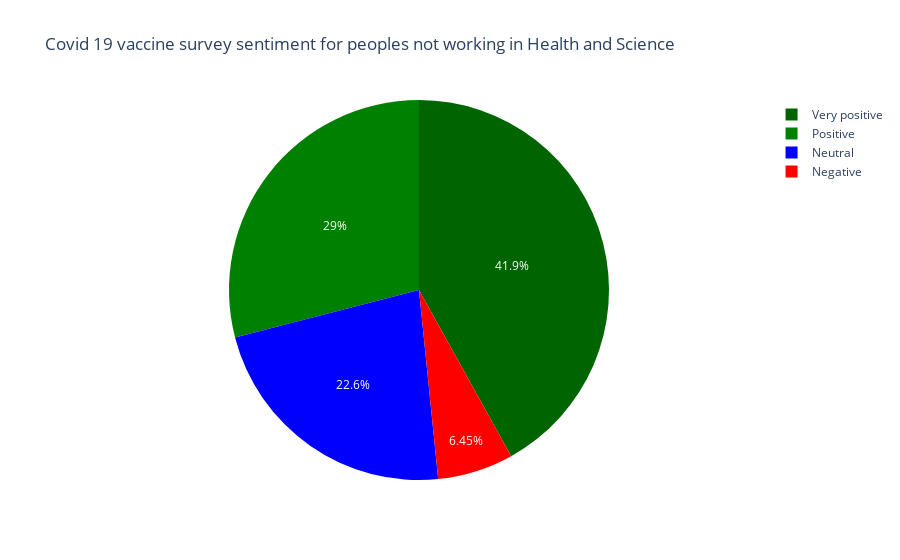

The cell this chart's notebook holds for it:
### Code cell
px.pie(percent_list, values=percent_list, names=sentiment_overall_category, color=sentiment_overall_category,
       title ='Covid 19 vaccine survey sentiment for peoples not working in Health and Science',
             color_discrete_map={'Neutral':'blue',
                                 'Negative':'red',
                                 'Positive':'green',
                                'Very positive':'darkgreen'})

### Figure 1 — Plotly figure (JSON) as saved in the notebook; plotly's stock layout.template omitted (floating-point values rounded to 4 significant figures)
{"data": [{"customdata": [["Very positive"], ["Positive"], ["Neutral"], ["Negative"]], "domain": {"x": [0, 1], "y": [0, 1]}, "hovertemplate": "label=%{label}<br>value=%{value}<br>color=%{customdata[0]}<extra></extra>", "labels": ["Very positive", "Positive", "Neutral", "Negative"], "legendgroup": "", "marker": {"colors": ["darkgreen", "green", "blue", "red"]}, "name": "", "showlegend": true, "type": "pie", "values": [41.94, 29.03, 22.58, 6.45]}], "layout": {"legend": {"tracegroupgap": 0}, "title": {"text": "Covid 19 vaccine survey sentiment for peoples not working in Health and Science"}}}
